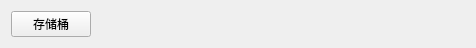
<?xml version="1.0" encoding="UTF-8"?>
<ui version="4.0">
 <class>BreadWidgetClass</class>
 <widget class="QWidget" name="BreadWidgetClass">
  <property name="geometry">
   <rect>
    <x>0</x>
    <y>0</y>
    <width>476</width>
    <height>46</height>
   </rect>
  </property>
  <property name="windowTitle">
   <string>BreadWidget</string>
  </property>
  <layout class="QHBoxLayout" name="horizontalLayout">
   <item>
    <widget class="QPushButton" name="pushButton">
     <property name="text">
      <string>存储桶</string>
     </property>
    </widget>
   </item>
   <item>
    <spacer name="horizontalSpacer">
     <property name="orientation">
      <enum>Qt::Horizontal</enum>
     </property>
     <property name="sizeHint" stdset="0">
      <size>
       <width>356</width>
       <height>20</height>
      </size>
     </property>
    </spacer>
   </item>
  </layout>
 </widget>
 <layoutdefault spacing="6" margin="11"/>
 <resources/>
 <connections/>
</ui>
